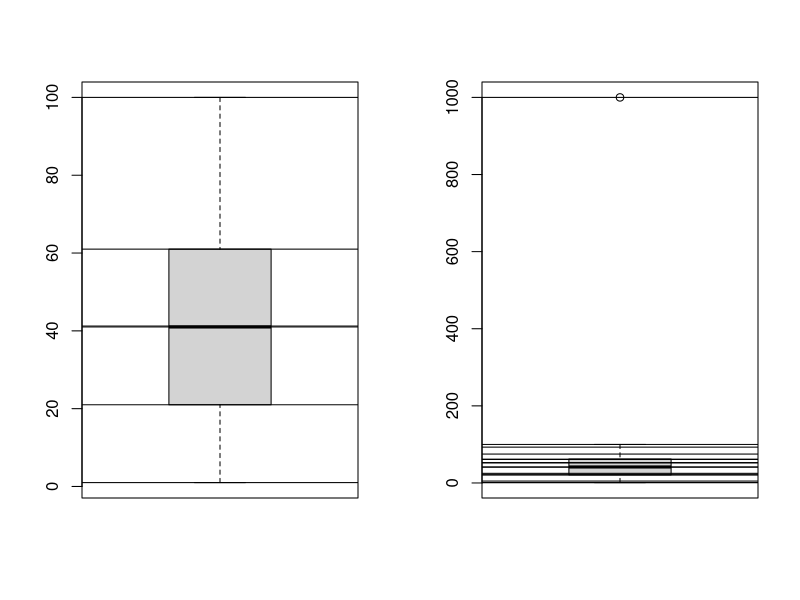
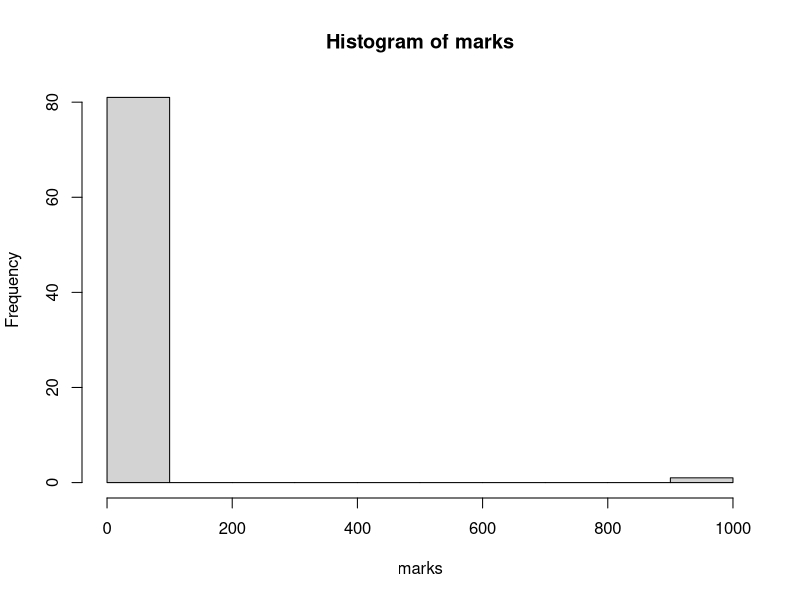
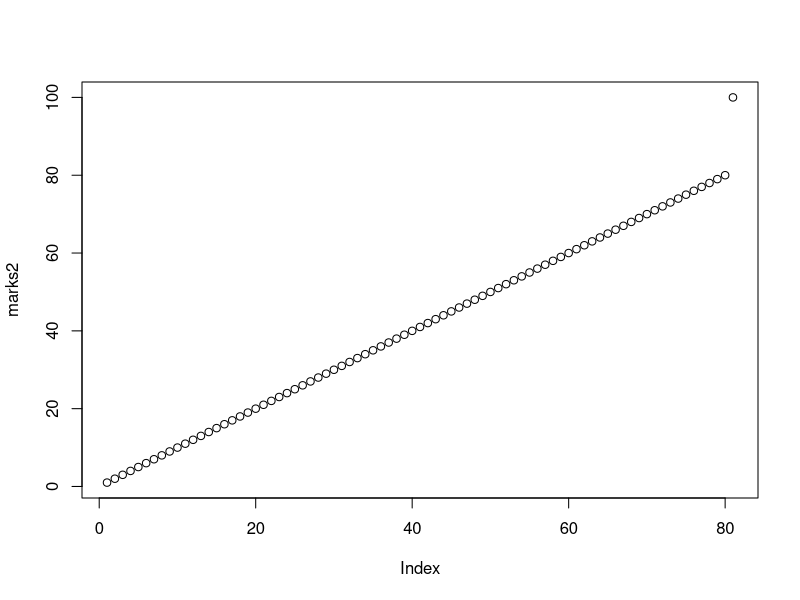
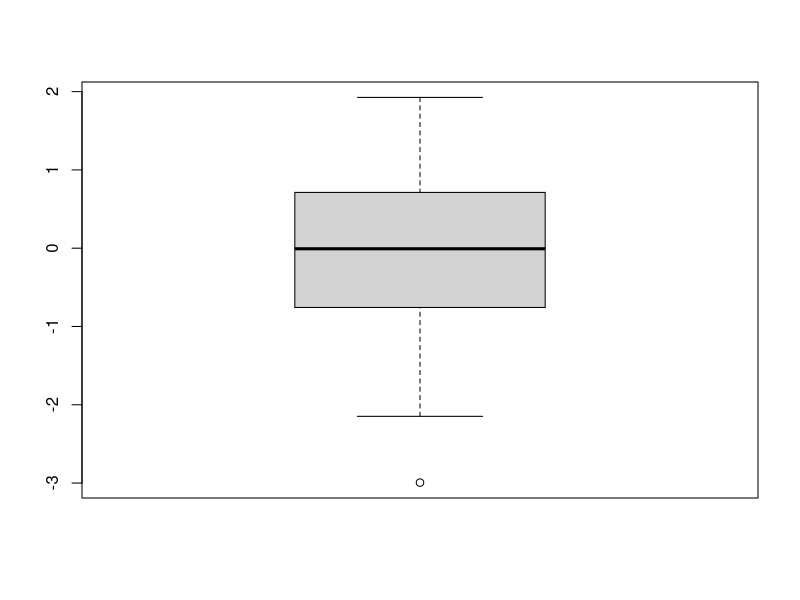

The R source for these figures, in order:
marks = c(1:80, 100,1000)
marks
marks2 = c(1:80, 100)
par(mfrow = c(1,2)) # multiple frames 1 row 2 columns
boxplot(marks2)

abline(h= c(1,21, 41, 41.23,61,100))
boxplot(marks)
abline(h= c(1, 21.25, 41.50, 52.93, 61.75, 1000))
mean(marks2)
mean(marks2); mean(marks)

summary(marks)
abline(h= c(1,21,25,41,5,52,93,61,75,100))
par(mfrow = c(2,2))  # four quardarnts 2 rows 2 columns
par(mfrow=c(1,1))
hist(marks)
plot(marks2)


set.seed(482)
y = rnorm(100)
boxplot(y)
identify(rep(1, length(y)), y, labels = seq_along(y))
y[86]
